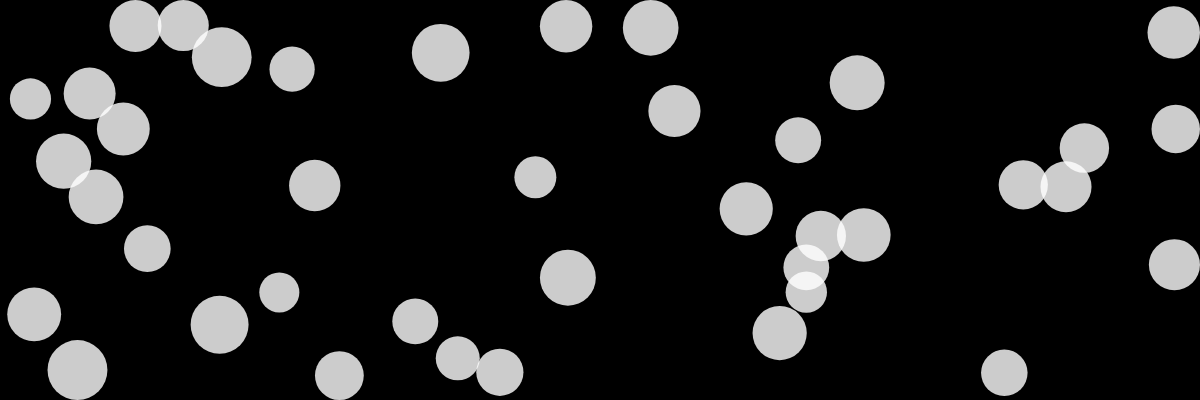
Frame 1 (no input)
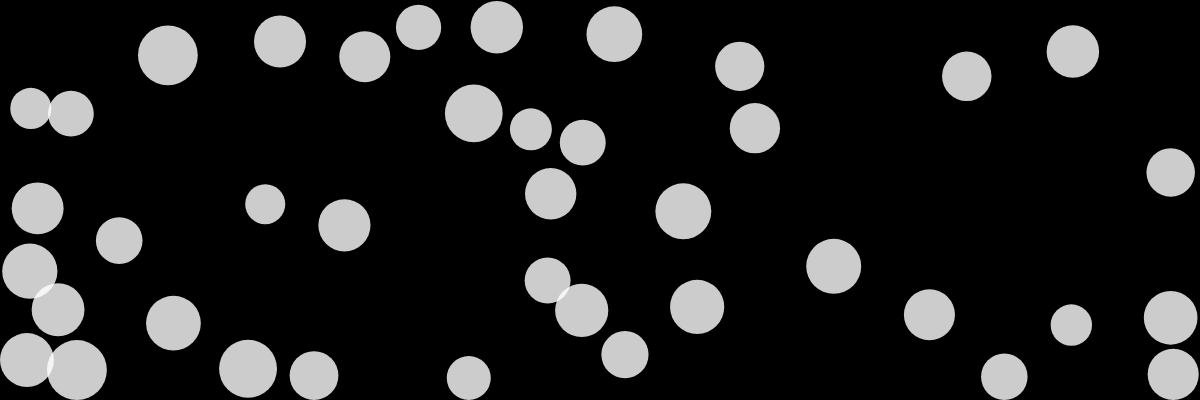
Frame 60 (no input)
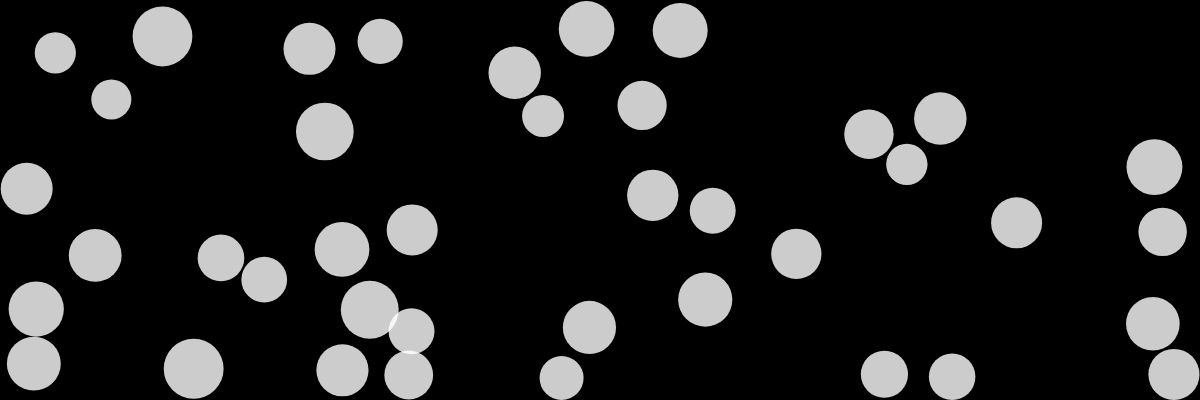
Frame 120 (the mouse pressed at the canvas centre since frame 60)

The p5.js sketch that drew these frames (run headless with seeded random() and noise() and a simulated clock; from frame 60 on, the mouse is pressed at the canvas centre):

// p5.js sketch
// ── sketch.js

let numBalls = 40;
let spring = 0.4;
let gravity = 0.01;
let friction = -0.2;
let balls = [];

function setup() {
  createCanvas(1200, 400);
  for (let i = 0; i < numBalls; i++) {
    balls[i] = new Ball(
      random(width),
      random(height),
      random(40, 60),
      i,
      balls
    );
  }
  noStroke();
  fill(255, 204);
}

function draw() {
  background(0);
  balls.forEach(ball => {
    ball.collide();
    ball.move();
    ball.display();
  });
}

class Ball {
  constructor(xin, yin, din, idin, oin) {
    this.x = xin;
    this.y = yin;
    this.vx = 0;
    this.vy = 0;
    this.diameter = din;
    this.id = idin;
    this.others = oin;
  }

  collide() {
    for (let i = this.id + 1; i < numBalls; i++) {
      let dx = this.others[i].x - this.x;
      let dy = this.others[i].y - this.y;
      let distance = sqrt(dx * dx + dy * dy);
      let minDist = this.others[i].diameter / 2 + this.diameter / 2;
      if (distance < minDist) {
        let angle = atan2(dy, dx);
        let targetX = this.x + cos(angle) * minDist;
        let targetY = this.y + sin(angle) * minDist;
        let ax = (targetX - this.others[i].x) * spring;
        let ay = (targetY - this.others[i].y) * spring;
        this.vx -= ax;
        this.vy -= ay;
        this.others[i].vx += ax;
        this.others[i].vy += ay;
      }
    }
  }

  move() {
    this.vy += gravity;
    this.x += this.vx;
    this.y += this.vy;
    if (this.x + this.diameter / 2 > width) {
      this.x = width - this.diameter / 2;
      this.vx *= friction;
    } else if (this.x - this.diameter / 2 < 0) {
      this.x = this.diameter / 2;
      this.vx *= friction;
    }
    if (this.y + this.diameter / 2 > height) {
      this.y = height - this.diameter / 2;
      this.vy *= friction;
    } else if (this.y - this.diameter / 2 < 0) {
      this.y = this.diameter / 2;
      this.vy *= friction;
    }
  }

  display() {
    ellipse(this.x, this.y, this.diameter, this.diameter);
  }
}

// Modified code from https://p5js.org/examples/motion-bouncy-bubbles.html

// ── calculator_try.js
let currentInput = '';

function addNumber(num) {
    currentInput += num;
    updateDisplay(currentInput);
}

function addOperator(operator) {
    currentInput += operator;
    updateDisplay(currentInput);
}

function calculate() {
    try {
        const result = eval(currentInput);
        updateDisplay(result);
        currentInput = result;
    } catch (error) {
        updateDisplay('Error');
    }
}

function clearInput() {
    currentInput = '';
    updateDisplay('');
}

function updateDisplay(value) {
    document.getElementById('result').value = value;
}
